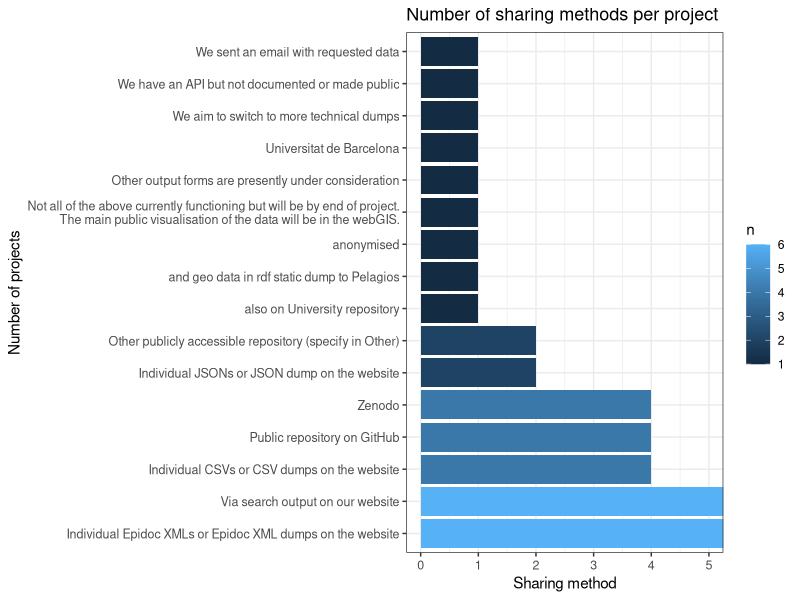

This chart was generated by the following R code:
## ---- chunk 1
knitr::opts_chunk$set(echo = FALSE)

library(tidyverse)
## ---- chunk 2
# loading data from TSV file
partners<- read_tsv("../data/01_scoping_survey_anonymised.tsv")
## ---- chunk 3
partners_language <- as.data.frame(unlist(str_split(partners$Language_clean, "; ")))
colnames(partners_language) <- c("language")

partners_language_ratio <- partners_language %>% 
  count(language, sort=T) %>% 
  mutate(ratio = n/(sum(n)/100))
partners_language_ratio
## ---- chunk 4
partners %>% 
  count(Website)
## ---- chunk 5
IT <- partners %>% 
  count(`Does you project have an IT specialist(s)?`, sort=T) %>% 
  rename(IT_spec = `Does you project have an IT specialist(s)?`) %>% 
  mutate(ratio = n/(sum(n)/100))
IT
## ---- chunk 6
format <- partners %>% 
  count(`Our projects stores epigraphic data in the following formats`, sort=T) %>% 
  rename(format = `Our projects stores epigraphic data in the following formats`) %>% 
  mutate(no_format = str_count(format, ",") + 1)
format
## ---- chunk 7
share<- partners %>% 
  count(`Do you share your data outside of your project`, sort=T) %>% 
  rename(share = `Do you share your data outside of your project`) %>% 
  mutate(ratio = round((n/(sum(n)/100)),2))
share
## ---- chunk 8
outshare<- partners %>% 
  count(`How do share your data with users outside your project`, sort=T) %>% 
  rename(share_all = `How do share your data with users outside your project`) %>% 
  mutate(share_method = str_count(share_all, "; ") + 1) 

outshare
## ---- chunk 9
sharingserv <- as.data.frame(unlist(str_split(partners$`How do share your data with users outside your project`, "; ")))
colnames(sharingserv) <- c("service")


sharing_service <- sharingserv %>% 
  count(service, sort= T) 

sharingplot<- sharing_service %>% 
  ggplot() + 
  geom_col(aes(y= reorder(service, -n), x= n, fill = n), width = 0.9) + 
  scale_y_discrete(labels = function(x) str_wrap(x, width = 75))  +
  ggtitle("Number of sharing methods per project") +
  xlab("Sharing method") + ylab("Number of projects") +
  #coord_flip() +
  theme_bw() +
  coord_cartesian(xlim = c(0, 5)) +
  theme(axis.text = element_text(size = 9)) +
  theme(plot.title = element_text(size = 13))

sharingplot
## ---- chunk 10
partners %>% 
  mutate(policies = `Does your institution of funding body require your project to comply with any data policies (e.g., FAIR principles, data storage, data sharing, Open Science)?`) %>% 
  count(policies, sort=T)
## ---- chunk 11
unique(partners$`If you have answered YES in the previous question, please specify what are the policies, or provide link.`)
## ---- chunk 12
stand_term <- as.data.frame(unlist(str_split(partners$`Standardized terminologies: The project uses the following systems (check all that apply)`, ", ")))
colnames(stand_term) <- c("standard_terminologies")


stand_term %>% 
  count(standard_terminologies, sort= T) %>% 
  mutate(ratio = n/(sum(n)/100))
## ---- chunk 13
lod <- as.data.frame(unlist(str_split(partners$`Linked Open Data: The project uses the following systems (check all that apply)`, ", ")))
colnames(lod) <- c("linked_data")


lod %>% 
  count(linked_data, sort= T) %>% 
  mutate(ratio = n/(sum(n)/100))
## ---- chunk 14
lod_future <- as.data.frame(unlist(str_split(partners$`Select all options your project like to be able to use within the next three years:`, ", ")))
colnames(lod_future) <- c("lod_f")


lod_future %>% 
  count(lod_f, sort= T) %>% 
  mutate(ratio = n/(sum(n)/100))
## ---- chunk 15
lod_ideas <- as.data.frame(unlist(str_split(partners$`Select all items your project would benefit from in the next three years:`, ", ")))
colnames(lod_ideas) <- c("lod_i")


lod_ideas %>% 
  count(lod_i, sort= T) %>% 
  mutate(ratio = n/(sum(n)/100))
## ---- chunk 16
unique(na.omit(partners$`Your personal wish list. Provide a description of potential tasks and issues the FAIR Epigraphy can help your project within the next three years (and beyond)`))
## ---- chunk 17
# loading data from TSV file
projects<- read_tsv("../data/02_scoping_survey_anonymised.tsv")
## ---- chunk 18
min(projects$Length_numeric_years)
## ---- chunk 19
max(projects$Length_numeric_years)
## ---- chunk 20
median(projects$Length_numeric_years)
## ---- chunk 21
projects_language <- as.data.frame(unlist(str_split(projects$Language_clean, "; ")))
colnames(projects_language) <- c("language")

projects_language %>% 
  count(language, sort=T) %>% 
  mutate(ratio = n/(sum(n)/100))
## ---- chunk 22
projects %>% 
  count(Website)
## ---- chunk 23
projects %>% 
  count(`Is the project still active?`)
## ---- chunk 24
projects %>% 
  count(`Does you project have an IT specialist(s)?`, sort=T)
## ---- chunk 25
projects %>% 
  count(`Our projects stores epigraphic data in the following formats`, sort=T)
## ---- chunk 26
projects %>% 
  count(`Do you share your data outside of your project`, sort=T)
## ---- chunk 27
projects %>% 
  count(`How do share your data with users outside your project`, sort=T)
## ---- chunk 28
sharingserv2 <- as.data.frame(unlist(str_split(projects$`How do share your data with users outside your project`, ";")))
colnames(sharingserv2) <- c("service")


sharingserv2 %>% 
  count(service, sort= T)
## ---- chunk 29
projects %>% 
  mutate(policies = `Does your institution of funding body require your project to comply with any data policies (e.g., FAIR principles, data storage, data sharing, Open Science)?`) %>% 
  count(policies, sort=T)
## ---- chunk 30
unique(na.omit(projects$`If you have answered YES in the previous question, please specify what are the policies, or provide link.`))
## ---- chunk 31
stand_term2 <- as.data.frame(unlist(str_split(projects$`Standardized terminologies: The project uses the following systems (check all that apply)`, ", ")))
colnames(stand_term2) <- c("standard_terminologies")


stand_term2 %>% 
  count(standard_terminologies, sort= T) %>% 
  mutate(ratio = n/(sum(n)/100))
## ---- chunk 32
lod2 <- as.data.frame(unlist(str_split(projects$`Linked Open Data: The project uses the following systems (check all that apply)`, ", ")))
colnames(lod2) <- c("linked_data")


lod2 %>% 
  count(linked_data, sort= T) %>% 
  mutate(ratio = n/(sum(n)/100))
## ---- chunk 33
lod_future2 <- as.data.frame(unlist(str_split(projects$`Select all options your project like to be able to use within the next three years:`, ", ")))
colnames(lod_future2) <- c("lod_f")


lod_future2 %>% 
  count(lod_f, sort= T) %>% 
  mutate(ratio = n/(sum(n)/100))
## ---- chunk 34
lod_ideas2 <- as.data.frame(unlist(str_split(projects$`Select all items your project would benefit from in the next three years:`, ", ")))
colnames(lod_ideas2) <- c("lod_i")


lod_ideas2 %>% 
  count(lod_i, sort= T) %>% 
  mutate(ratio = n/(sum(n)/100))
## ---- chunk 35
unique(na.omit(projects$`Your personal wish list. Provide a description of potential tasks and issues the FAIR Epigraphy can help your project within the next three years (and beyond)`))
